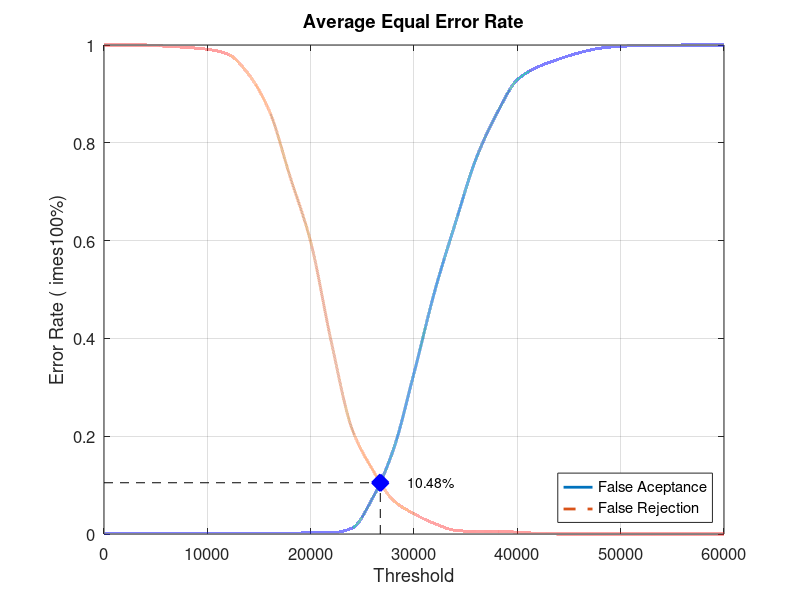
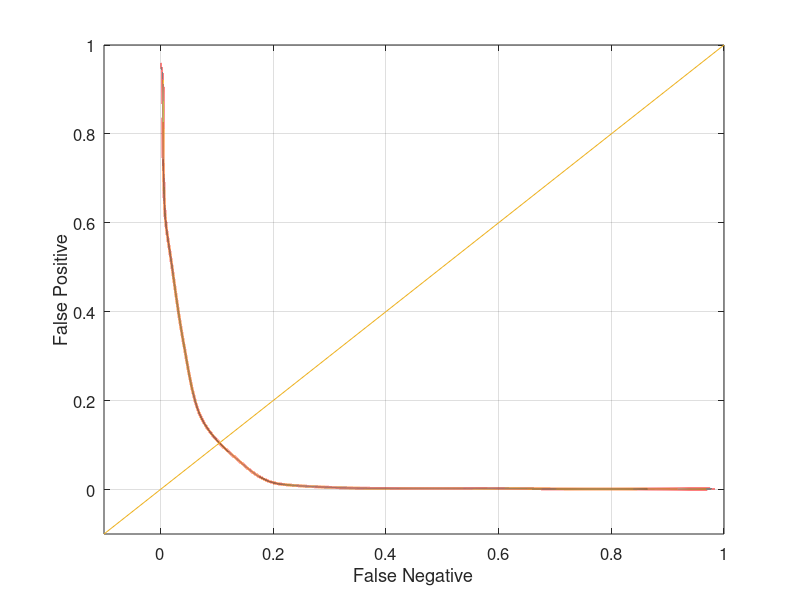

The MATLAB script that drew these images, in order:
close all;
clear;
clc;
x = 0:2000:60000;
xq = 0:0.5:60000;

y0 = [0 0.00131579 0.00131579 0.00131579 0.00131579 0.00131579 0.00131579 0.00131579 0.00131579 0.00131579 0.00263158 0.00263158 0.0118421 0.0736842 0.172368 0.328947 0.496053 0.635526 0.767105 0.85921 0.928947 0.955263 0.971053 0.98421 0.993421 0.997368 0.998684 0.998684 1 1 1]
yy0 = interp1(x, y0, xq, 'pchip');
y1 = [1 1 1 0.9975 0.995 0.99125 0.98125 0.94 0.865 0.73125 0.5975 0.3925 0.215 0.13125 0.06875 0.04125 0.02125 0.0075 0.005 0.005 0.00375 0.00125 0 0 0 0 0 0 0 0 0]
yy1 = interp1(x, y1, xq, 'pchip');

% Calculating EER: 
y2 = abs(y0 - y1);
find(y2 == min(y2))
yy2 = abs(yy0 - yy1);
xEER = find(yy2 == min(yy2));
xEERIndex = xq(xEER) % X-axis EER
yEER = yy0(xEER) % Y-axis EER

main = figure
plot(xq, yy0,'-','LineWidth', 2);	hold on
plot(xq, yy1,'--','LineWidth', 2);	hold on
plot([xEERIndex xEERIndex], [0 yEER], 'k--');	hold on
plot([0 xEERIndex], [yEER yEER], 'k--');	hold on
plot(xEERIndex, yEER, 'bx', 'LineWidth', 10);	hold on
text(xEERIndex + 10 * xEERIndex / 100, yEER, [num2str(round((10000 * yEER)) / 100) '%'])
legend('False Aceptance', 'False Rejection', 'Location', 'SouthEast')
xlabel('Threshold')
ylabel('Error Rate (	imes100%)')
title('Average Equal Error Rate')
set(gca, 'FontSize', 12)
axis([0 60000 0 1])
grid on

print(main, 'Experiment1AverageMain', '-dpng');
FNRxFPR = figure('Color', [1 1 1]);
plot(yy1, yy0, '-', yy1, yy0, 'LineWidth', 2);
hold on
y = -0.1:0.1:1
plot(y, y); 
set(gca, 'FontSize', 12)
xlabel('False Negative')
ylabel('False Positive')
axis([-0.1 1 -0.1 1])
set(gca, 'FontSize', 12)
grid on

print(FNRxFPR, 'Experiment1AverageFNRxFPR','-dpng');
